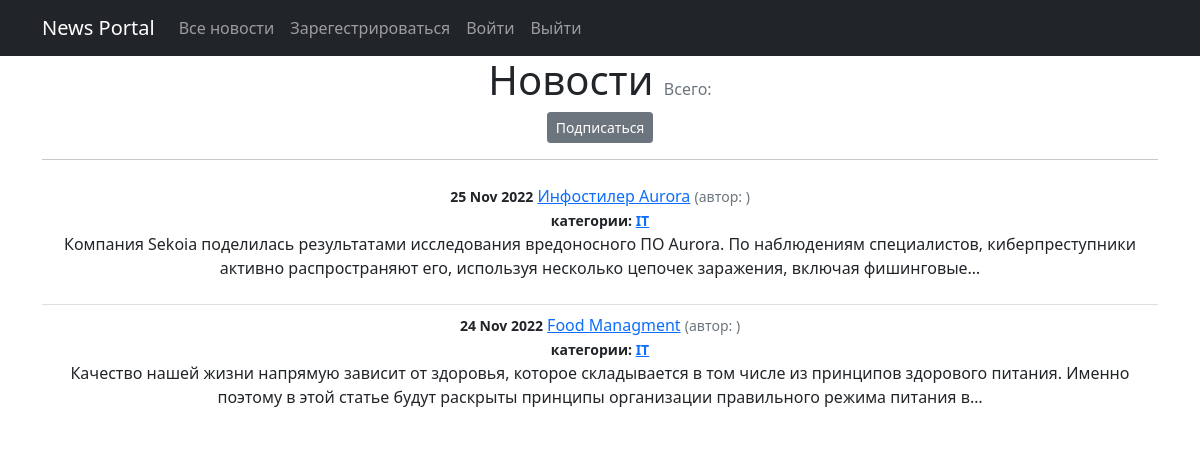
/news_id/categories/4, run on the app's committed database.
### news/models.py (models this page shows, shortened)
class Post(models.Model):
    author = models.ForeignKey(Author, on_delete=models.CASCADE)
    ARTICLE = "AR"
    NEWS = "NW"
    CATEGORY_CHOICES = (
        (ARTICLE, "Статья"),
        (NEWS, "Новость")
    )
    categoryTypes = models.CharField(max_length=2, choices=CATEGORY_CHOICES, default=ARTICLE)
    dateCreation = models.DateTimeField(auto_now_add=True)
    title = models.CharField(max_length=256)
    text = models.TextField()
    rating = models.IntegerField(default=0)
    category = models.ManyToManyField(Category, through='PostCategory')

class Category(models.Model):
    name = models.CharField(max_length=64, unique=True)
    subscribers = models.ManyToManyField(User, related_name='categories')
    def __str__(self):
        return self.name

### news/views.py (the view)
# urls.py: path('categories/<int:pk>', CategoryListView.as_view(), name='category_list'),
class CategoryListView(ListView):
    model = Post
    template_name = 'category_list.html'
    context_object_name = 'category_news'
    def get_queryset(self):
        self.category = get_object_or_404(Category, id=self.kwargs['pk'])
        queryset = Post.objects.filter(category=self.category).order_by('-dateCreation')
        return queryset
    def get_context_data(self, **kwargs):
        context = super().get_context_data(**kwargs)
        context['is_not_subscribers'] = self.request.user not in self.category.subscribers.all()
        context['category'] = self.category
        return context

### news/templates/category_list.html (shortened to what this page needs)
{% extends 'flatpages/default.html' %}
{% load custom_filters %}
{% load custom_tags %}
{% block content %}
<h1 class="text-center">Новости <span class="text-muted fs-6 fw-normal">Всего: {{ page.obj.paginator.count }}</span></h1>
    {% if is_not_subscribers %}
        <p class="text-center"><a href="{% url 'subscribe' category.id%}" class="btn btn-secondary btn-sm">Подписаться</a></p>
    {% endif %}
<hr>
<ul class="list-group list-group-flush">
    {% for post in category_news%}
        <li class="list-group-item">
            <small class="fw-bold">{{post.dateCreation|date:'d M Y' }}</small>
            <a href="{% url 'post_detail' post.id %}">{{ post.title }}</a>
            <small class="text-muted">(автор: {{ post.author_user }})</small> <br>
            <small class="fw-bold">категории:
                {% for category in post.category.all %}
                    <a href="{% url 'category_list' category.id%}">{{ category }}</a>
                {% endfor %}
            </small>
            <p>{{post.text | truncatechars:210}}</p>
        </li>
    {% endfor %}
</ul>
{% endblock content %}

### data on the page
Post: dateCreation "25 Nov 2022", title "Инфостилер Aurora", text "Компания Sekoia поделилась результатами исследования вредоносного ПО Aurora. По наблюдениям специалистов, киберпреступники активно распространяют его, используя несколько цепочек заражения, включая фишинговые…"
Category: name "IT"
Post: dateCreation "24 Nov 2022", title "Food Managment", text "Качество нашей жизни напрямую зависит от здоровья, которое складывается в том числе из принципов здорового питания. Именно поэтому в этой статье будут раскрыты принципы организации правильного режима питания в…"
